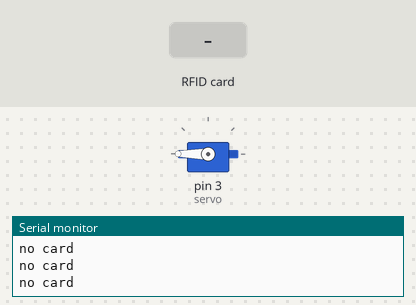
Bench run of a sketch on a simulated Arduino Uno, built with avr-gcc and run on an emulated ATmega328P. Parts: servo, the last lines printed to the serial monitor. The inputs (shaded band) are chosen by the test bench.

Above: at 1.2 s.
1.3 s: RFID card 2B 3C C9 23 held to the reader
At 2.1 s:
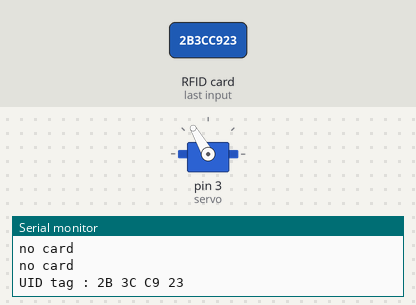
2.8 s: RFID card 5E 7A 19 C4 held to the reader
At 3.5 s:
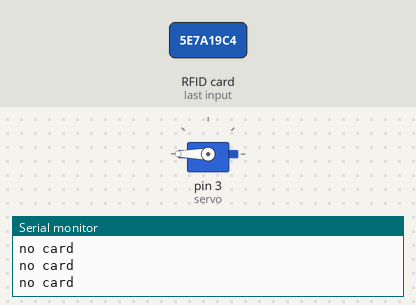
Timing chart, 0 to 5.8 s (numbered marks = the images above; inputs shaded):
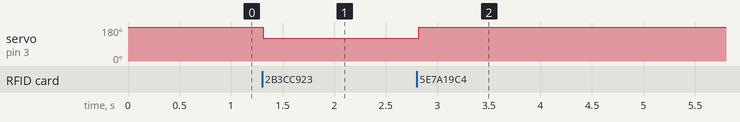

The sketch:

RFID.ino
```cpp
#include <SPI.h>   //rfid 사용하는데에 필요한 라이브러리 포함
#include <MFRC522.h>   //rfid 사용하는데에 필요한 라이브러리 포함
#include <Servo.h>   //서보모터 라이브러리 포함

Servo servo;   //서보모터 라이브러리를 사용하기 위한 변수 선언

int flag=1;   //servo의 열림/닫힘을 관리하기 위한 변수 선언

#define SDA_PIN 10   //rfid의 SDA핀을 아두이노의 디지털10번핀에 연결하였다
#define RST_PIN 9   //rfid의 RST핀을 아두이노의 디지털9번핀에 연결하였다

MFRC522 mfrc522(SDA_PIN, RST_PIN);   //MFRC522라이브러리를 사용하기위해 mfrc522라는 변수를 생성한다.

void setup()
{
  Serial.begin(9600);
  SPI.begin();  //SPI 초기화
  mfrc522.PCD_Init();   // MFRC522 초기화

  servo.attach(3);    //서보모터를 디지털 3번핀에 연결
  servo.write(180);   //서보모터의 기본각도를 180도로 설정(잠금)
}
void loop()
{
  //새로운 카드가 접촉되었다면 if문을 빠져나간다.
  if ( ! mfrc522.PICC_IsNewCardPresent())
  {
    Serial.println("no card");
    return;
  }
  //새로운 카드의 데이터를 성공적으로 읽었다면 if문을 빠져나간다.
  if ( ! mfrc522.PICC_ReadCardSerial())
  {
    return;
  }

  //찍은 카드번호를 시리얼모니터에서 확인
  Serial.print("UID tag :");
  String content= "";
  byte letter;
  for (byte i = 0; i < mfrc522.uid.size; i++)
  {
     Serial.print(mfrc522.uid.uidByte[i] < 0x10 ? " 0" : " ");
     Serial.print(mfrc522.uid.uidByte[i], HEX);
     content.concat(String(mfrc522.uid.uidByte[i] < 0x10 ? " 0" : " "));
     content.concat(String(mfrc522.uid.uidByte[i], HEX));
  }
  Serial.println();
  content.toUpperCase();
  if (content.substring(1) == "2B 3C C9 23") //자신의 카드 번호에 맞춰 변경해야 함
  {
    if(flag%2 == 1)   //금고 문이 잠금상태였다면
    {
      servo.write(120);   //서보모터의 각도를 120도로 설정(열림)
      flag++;   //flag변수를 1 증가시킴
      delay(1000);
      }
    else    //금고 문이 열림상태였다면
    {
      servo.write(180);
      flag++;    //flag변수를 1 증가시킴
      delay(1000);
      }
  }

 else   {      //카드번호가 틀렸을 때
    servo.write(180);  //서보모터의 각도를 180도로 설정(잠금)
    delay(500);
  }
}
```

Measured:
- after the input at 1.3 s, servo on pin 3 (servo): 180° → 120° at once
- after the input at 2.8 s, servo on pin 3 (servo): 120° → 180° at once
